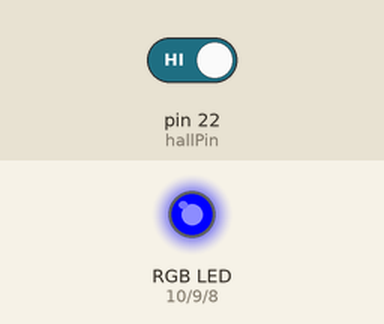
A sketch run on a simulated Arduino Mega 2560, built with avr-gcc and run on an emulated ATmega2560. On the bench: an RGB LED mixed from three pins (HIGH = lit). Dashed ring = blinking. The inputs (shaded band) are chosen by the test bench; at power-on: pin 22 (hallPin) HIGH. What the sketch prints to the serial monitor is not drawn.

Above: at 1.2 s.
1.3 s: pin 22 (hallPin) driven LOW
At 2.01 s:
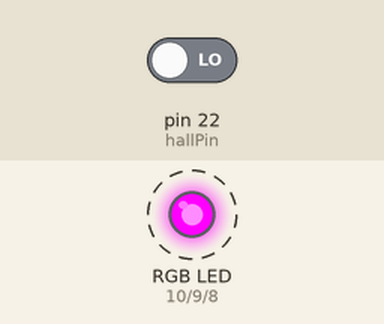
4.3 s: pin 22 (hallPin) driven HIGH
At 5.7 s:
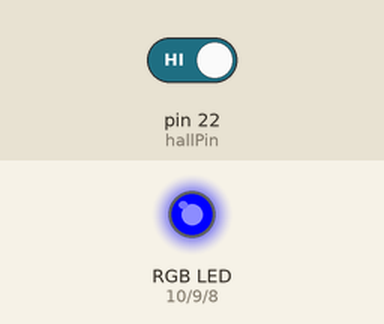
Timing chart, 0 to 7.3 s (numbered marks = the images above; inputs shaded):
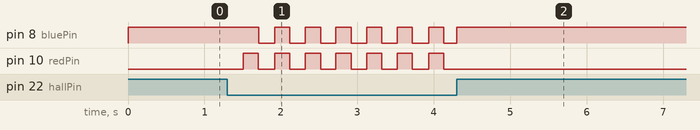

Measured:
- after the input at 1.3 s, pin 8 (bluePin): alternates HIGH for 0.20 s and LOW for 0.20 s, starting after 0.41 s; pin 10 (redPin): alternates HIGH for 0.20 s and LOW for 0.20 s, starting after 0.21 s
- after the input at 4.3 s, pin 8 (bluePin): goes on until 4.3 s, then stays HIGH; pin 10 (redPin): stops changing and stays LOW

The sketch:

led-captor-program.ino
```cpp
// === Pin configuration ===
const int hallPin = 22;
const int redPin = 10;
const int greenPin = 9;
const int bluePin = 8;

// === State variables ===
bool magneticDetected = false;
bool inYellowPhase = false;
bool inGreenPhase = false;

unsigned long yellowStartTime = 0;
unsigned long lastBlinkTime = 0;
bool ledOn = false;

void setup() {
  Serial.begin(9600);

  pinMode(hallPin, INPUT);
  pinMode(redPin, OUTPUT);
  pinMode(greenPin, OUTPUT);
  pinMode(bluePin, OUTPUT);

  setRGB(0, 0, 255);  // Start with LED off Green
}

void loop() {
  int sensorState = digitalRead(hallPin);  // LOW = magnet near
  unsigned long currentTime = millis();

  if (sensorState == LOW) {
    if (!magneticDetected) {
      // First time magnet is detected
      magneticDetected = true;
      inYellowPhase = true;
      inGreenPhase = false;
      yellowStartTime = currentTime;
      lastBlinkTime = currentTime;
      Serial.println("Magnet detected → Yellow phase");
    }

    if (inYellowPhase && (currentTime - yellowStartTime < 5000)) {
      // Blinking yellow for 5 seconds
      if (currentTime - lastBlinkTime >= 200) {
        lastBlinkTime = currentTime;
        ledOn = !ledOn;
        if (ledOn) {
          setRGB(255, 0, 255);  // Yellow
        } else {
          setRGB(0, 0, 0);
        }
      }
    } else if (inYellowPhase) {
      // Switch from yellow to green blinking
      inYellowPhase = false;
      inGreenPhase = true;
      lastBlinkTime = currentTime;
      ledOn = false;
      setRGB(0, 0, 0);
      Serial.println("Switching to Green phase");
    }

    if (inGreenPhase && (currentTime - lastBlinkTime >= 200)) {
      lastBlinkTime = currentTime;
      ledOn = !ledOn;
      if (ledOn) {
        setRGB(255, 0, 0);  // Green
      } else {
        setRGB(0, 0, 0);
      }
    }

  } else {
    // No magnet
    if (magneticDetected) {
      magneticDetected = false;
      inYellowPhase = false;
      inGreenPhase = false;
      ledOn = false;
      setRGB(0, 0, 0);
      Serial.println("Magnet removed → LED off");
    }
    setRGB(0, 0, 255);
  }

  delay(10);  // Smooth loop
}

void setRGB(int redValue, int greenValue, int blueValue) {
  analogWrite(redPin, redValue);
  analogWrite(greenPin, greenValue);
  analogWrite(bluePin, blueValue);
}
```
